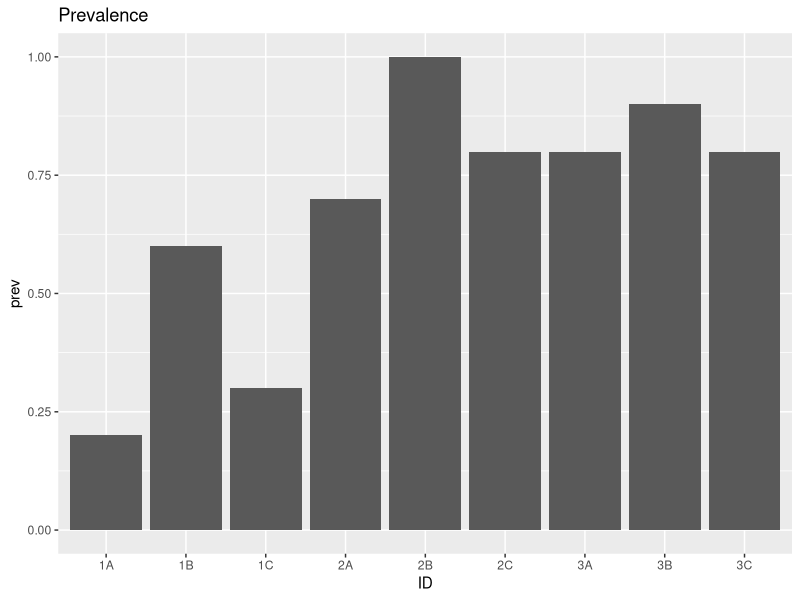
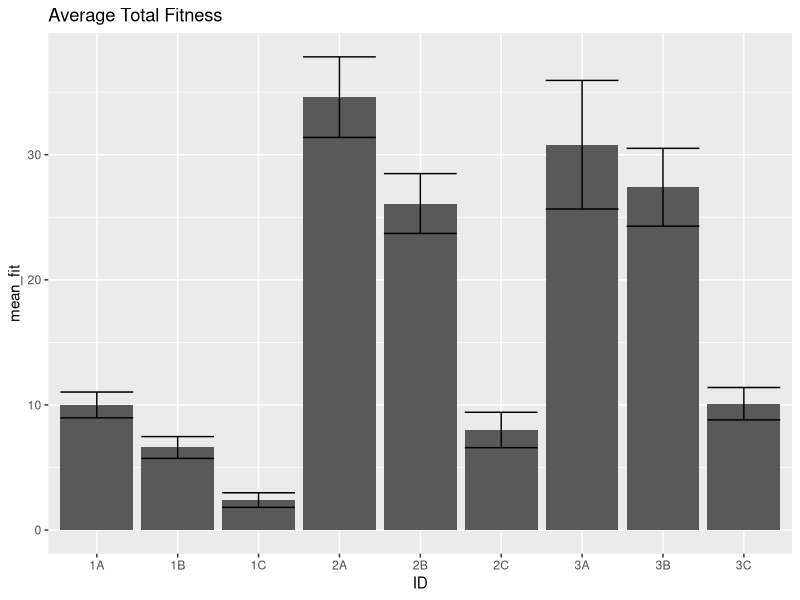
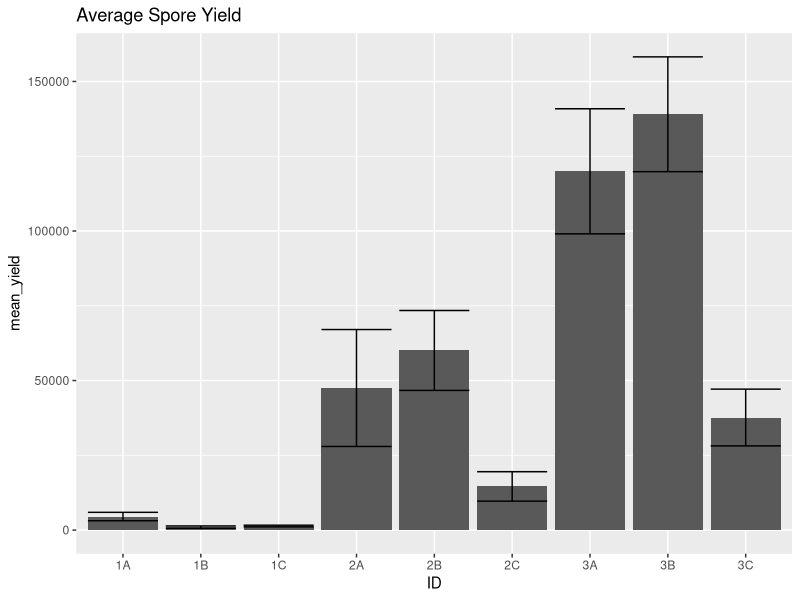

These figures' R source, in order:
## ---- chunk 1
knitr::opts_chunk$set(echo = TRUE)
## ---- chunk 2
library(tidyverse)
library(magrittr)
library(here)
## ---- chunk 3
treatments <- read_csv(here("data/treatments.csv"))
fitness <- read_csv(here("data/fitness.csv"))
mort <- read_csv(here("data/mortality.csv"))
## ---- chunk 4
head(treatments)
head(mort)
head(fitness)
## ---- chunk 5
prevalence <- mort %>% group_by(ID) %>% summarize(n = n(), prev = sum(infection_status, na.rm = T)/n()) #NA's removed from numerator but still in denominator
prevalence %>% ggplot(.,aes(x=ID,y=prev)) +
  geom_col() + 
  labs(title = "Prevalence")
## ---- chunk 6
fit_by_ID_replicate <- fitness %>% group_by(ID, replicate) %>% summarize(total_fit = sum(fitness, na.rm = T)) # removed NAs
fit_average <- fit_by_ID_replicate %>% group_by(ID) %>% 
  summarize(n = n(), mean_fit = mean(total_fit, na.rm = T), var = var(total_fit, na.rm = T), se = sqrt(var(total_fit, na.rm = T)/n())) # remove NAs
fit_average %>% ggplot(., aes(x=ID, y=mean_fit)) +
  geom_col() + 
  geom_errorbar(aes(ymin = mean_fit-se, ymax = mean_fit+se)) +
  labs(title = "Average Total Fitness")
## ---- chunk 7
spores <- mort %>% filter(spore_yield>0) %>% group_by(ID) %>% 
  summarize(mean_yield = mean(spore_yield, na.rm=T), # NAs removed but there should be no NAs after the filter
            var = var(spore_yield, na.rm = T), 
            se = sqrt(var(spore_yield, na.rm = T)/n()))
spores %>% ggplot(., aes(x=ID, y=mean_yield)) + 
  geom_col() + 
  geom_errorbar(aes(ymin = mean_yield-se, ymax = mean_yield+se)) +
  labs(title = "Average Spore Yield")
